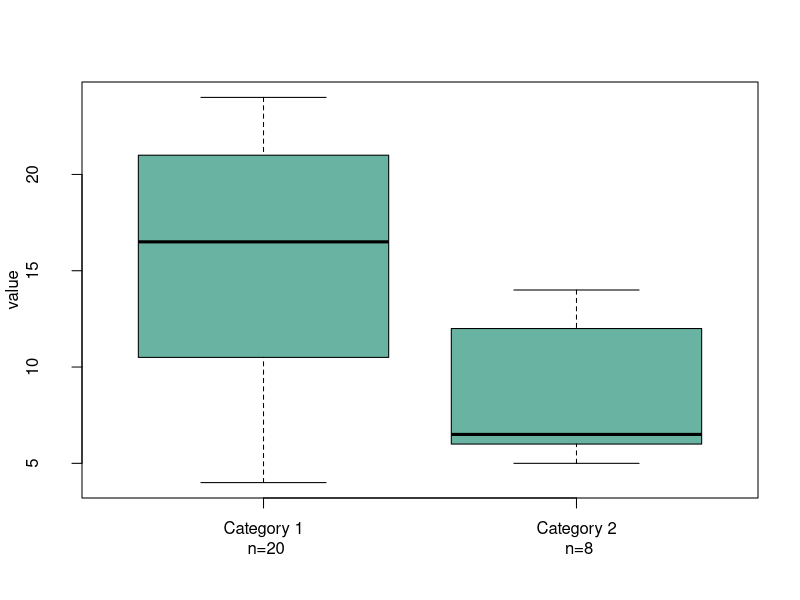

Reproduce this figure in R. (Note: this script raises an error after producing the figure.)
## ---- chunk 1
knitr::opts_chunk$set( warning=FALSE, message=FALSE)
## ---- chunk 2
# Create 2 vectors
a <- sample(2:24, 20 , replace=T)
b <- sample(4:14, 8 , replace=T)
 
# Make a list of these 2 vectors
C <- list(a,b)
 
# Change the names of the elements of the list :
names(C) <- c(paste("Category 1\n n=" , length(a) , sep=""), paste("Category 2\n n=" , length(b) , sep=""))
 
# Change the mgp argument: avoid text overlaps axis
par(mgp=c(3,2,0))
 
# Final Boxplot
boxplot(C , col="#69b3a2" , ylab="value" )
## ---- chunk 3
htmltools::includeHTML("htmlChunkRelatedDistribution.html")
